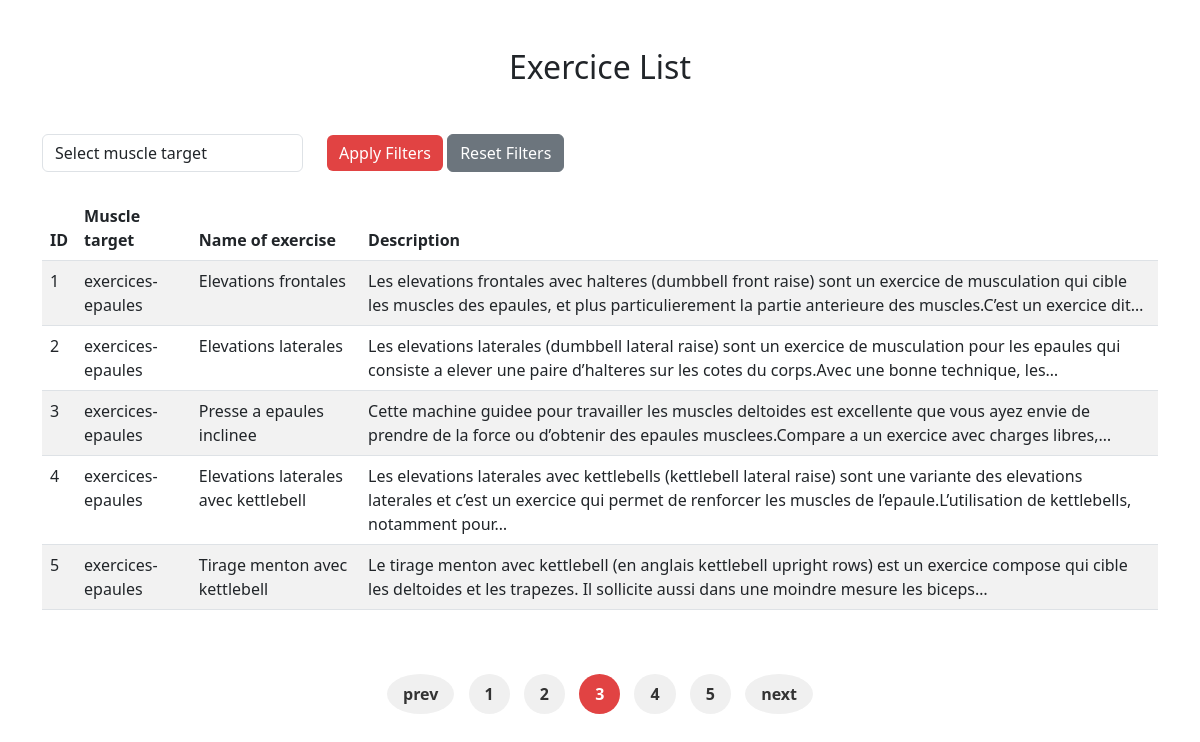
The page /exercices/?page=3 on the database its author committed.
### level_prediction/models.py (models this page shows, shortened)
class Exercice(models.Model):
    Name = models.CharField(max_length=100)
    Title = models.CharField(max_length=100)
    Excerpt = models.CharField(max_length=100)

### level_prediction/views.py (the view)
# urls.py: path('exercices/', views.exercices_list, name='exercices_list'),
def exercices_list(request):
    Name = request.GET.get('name', '')
    exercices = Exercice.objects.all()
    if Name:
        exercices = exercices.filter(Name=Name)
    exercices = exercices.order_by('id')  # Order by ID or any other field
    page_number = request.GET.get('page', 1)  # Default to page 1 if not specified
    paginator = Paginator(exercices, 5)  # **5 items per page**
    page_obj = paginator.get_page(page_number)
    return render(request, 'exercices.html', {'exercices': page_obj})

### level_prediction/Templates/exercices.html (shortened to what this page needs)
<!DOCTYPE html>
{% load static %}
<html lang="en">
<head>
    <link href="https://cdn.jsdelivr.net/npm/bootstrap@5.3.0-alpha1/dist/css/bootstrap.min.css" rel="stylesheet">
	<link rel="stylesheet" href="{% static 'css/pagination.css' %}">
</head>
<body>
<div class="container mt-5">
    <center><h2 class="mb-5">Exercice List</h2></center>
    <form method="GET" action="{% url 'exercices_list' %}">
        <div class="row mb-4">
            <div class="col-md-3">
                <select class="form-control" name="name">
                    <option value="">Select muscle target</option>
                </select>
            </div>
            <div class="col-md-3">
                <button type="submit" class="btn btn-primary" style="background-color: #E14343; color: white; border: none;">
                    Apply Filters
                  </button>
                <a href="{% url 'exercices_list' %}" class="btn btn-secondary">Reset Filters</a>
            </div>
        </div>
    </form>
    <table class="table table-striped table-class" id="table-id">
        <thead>
            <tr>
                <th>ID</th>
                <th>Muscle target</th>
                <th>Name of exercise</th>
                <th>Description</th>
            </tr>
        </thead>
        <tbody>
            {% for exercice in exercices %}
            <tr>
                <td>{{ forloop.counter }}</td>
                <td>{{ exercice.Name }}</td>
                <td>{{ exercice.Title }}</td>
                <td>{{ exercice.Excerpt }}</td>
            </tr>
            {% endfor %}
        </tbody>
    </table>
<center>
    <div class="content_detail__pagination cdp mt-5" actpage="{{ exercices.number }}">
        {% if exercices.has_previous %}
            <a href="?page=1" class="cdp_i">prev</a>
        {% else %}
            <a href="#" class="cdp_i disabled">prev</a>
        {% endif %}
        {% for page_num in exercices.paginator.page_range %}
            {% if page_num == exercices.number %}
                <a href="javascript:void(0)" class="cdp_i active">{{ page_num }}</a>
            {% elif page_num >= exercices.number|add:"-2" and page_num <= exercices.number|add:"2" %}
                <a href="?page={{ page_num }}" class="cdp_i">{{ page_num }}</a>
            {% endif %}
        {% endfor %}
        {% if exercices.has_next %}
            <a href="?page={{ features.next_page_number }}" class="cdp_i">next</a>
        {% else %}
            <a href="#" class="cdp_i disabled">next</a>
        {% endif %}
    </div>
</center>
</div>
</body>
</html>

### level_prediction/static/css/pagination.css (style rules this page uses)
.content_detail__pagination { text-align: center; display: inline-block; }
.cdp_i { display: inline-block; padding: 8px 16px; margin: 0 5px; background-color: #f0f0f0; border-radius: 50%; text-decoration: none; color: #333; font-weight: bold; transition: background-color 0.3s ease, color 0.3s ease; text-align: center; }
.cdp_i.active { background-color: #E14343; color: white; }

### rows shown on the page
Exercice: Name "exercices-epaules", Title "Elevations frontales", Excerpt "Les elevations frontales avec halteres (dumbbell front raise) sont un exercice de musculation qui cible les muscles des epaules, et plus particulierement la partie anterieure des muscles.C’est un exercice dit…"
Exercice: Name "exercices-epaules", Title "Elevations laterales", Excerpt "Les elevations laterales (dumbbell lateral raise) sont un exercice de musculation pour les epaules qui consiste a elever une paire d’halteres sur les cotes du corps.Avec une bonne technique, les…"
Exercice: Name "exercices-epaules", Title "Presse a epaules inclinee", Excerpt "Cette machine guidee pour travailler les muscles deltoides est excellente que vous ayez envie de prendre de la force ou d’obtenir des epaules musclees.Compare a un exercice avec charges libres,…"
Exercice: Name "exercices-epaules", Title "Elevations laterales avec kettlebell", Excerpt "Les elevations laterales avec kettlebells (kettlebell lateral raise) sont une variante des elevations laterales et c’est un exercice qui permet de renforcer les muscles de l’epaule.L’utilisation de kettlebells, notamment pour…"
Exercice: Name "exercices-epaules", Title "Tirage menton avec kettlebell", Excerpt "Le tirage menton avec kettlebell (en anglais kettlebell upright rows) est un exercice compose qui cible les deltoides et les trapezes. Il sollicite aussi dans une moindre mesure les biceps…"

### other values the page prints
{{ page_num }} "1" "2" "4" "5"
{{ page_num }} "3"
